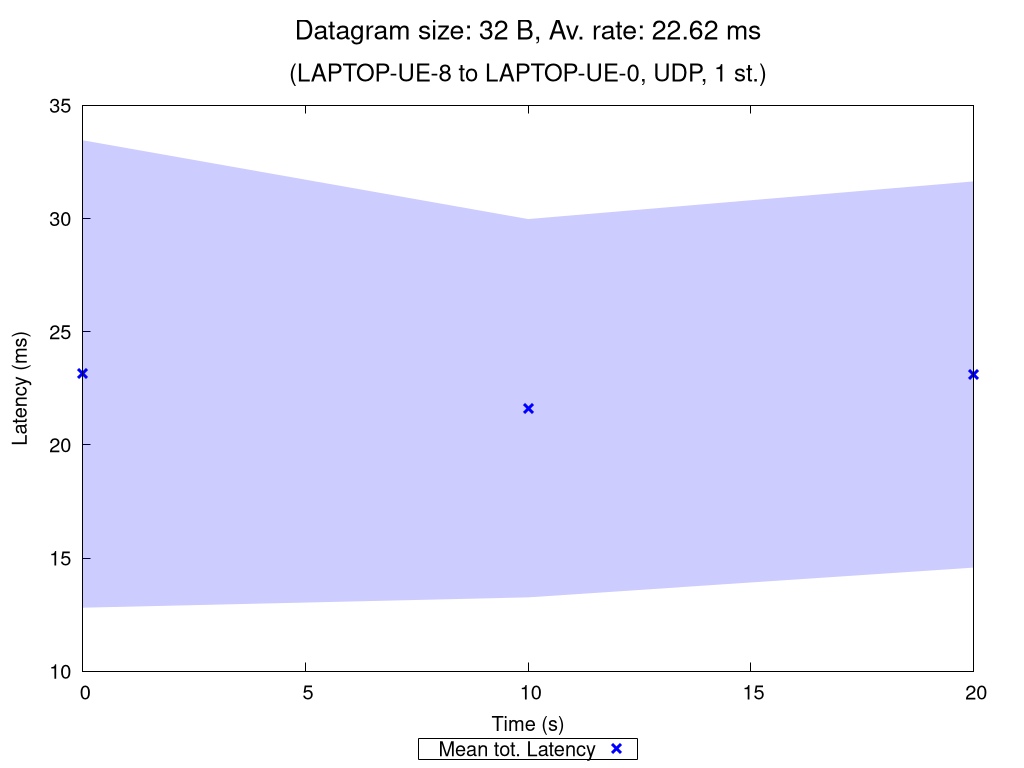

This figure's gnuplot source:
set terminal pngcairo nocrop enhanced size 1024,768 font "Verdana,15"
set output "UDP_1_st_2020_11_05_14-59-02_two2one_00032B.png"

set title "{/=20 Datagram size: 32 B, Av. rate: 22.62 ms}\n\n{/=18 (LAPTOP-UE-8 to LAPTOP-UE-0, UDP, 1 st.)}"

set xlabel "Time (s)"
set ylabel "Latency (ms)"
set ytics nomirror
set key bmargin center horizontal box samplen 1 width -1
set bmargin 4.6
set rmargin 4.5

rf = 1.0  # rate factor
set style fill transparent solid 0.2 noborder
set autoscale xfix
plot "UDP_1_st_2020_11_05_14-59-02_two2one_00032B_iperf_processed.dat" using 1:($2/rf-$3/rf):($2/rf+$3/rf) with filledcurves lc rgb "blue" notitle, \
     "" using 1:($2/rf) with points pt 2 ps 1.5 lw 3 lc rgb "blue" title "Mean tot. Latency", \
